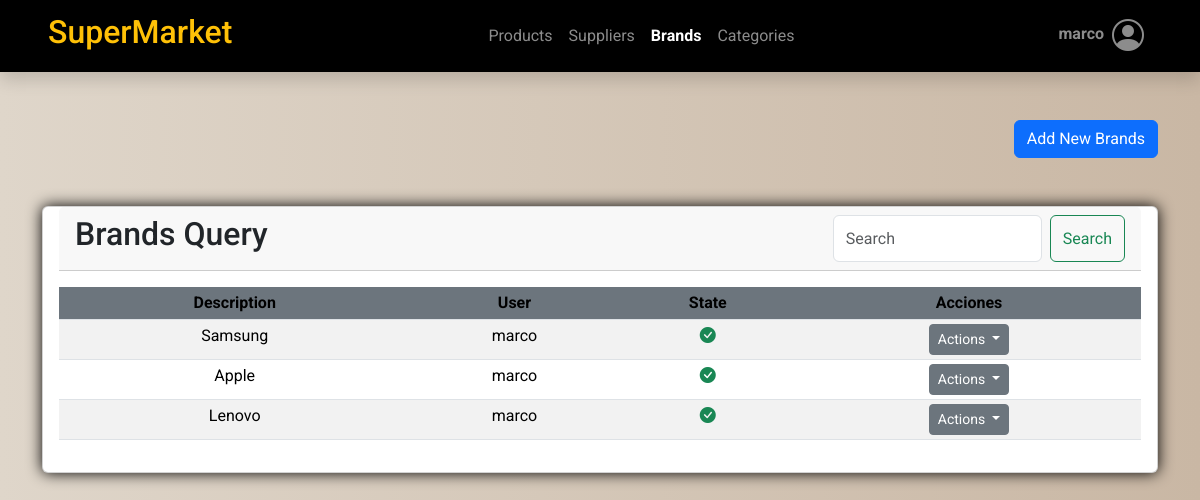
Screenshot of /brands/ (signed in) with the database file from the repository.
### ventas/models.py (models this page shows, shortened)
class Company(models.Model):
    business_name = models.CharField(max_length=100)
    ruc = models.BigIntegerField(unique=True)  # BigIntegerField si el RUC puede ser un número grande

class Brand(models.Model):
    description = models.CharField('Brand',max_length=100)
    user = models.ForeignKey(User,on_delete=models.CASCADE)
    created = models.DateTimeField(auto_now_add=True)
    updated = models.DateTimeField(auto_now=True)
    state = models.BooleanField('Activo', default = True)
    objects = models.Manager()  # Manager predeterminado
    active_brands = ActiveBrandManager()  # Manager filtrado por state=True
    class Meta:
        verbose_name = 'Marca'
        verbose_name_plural = 'Marcas'
        ordering = ['description']
        indexes = [
            models.Index(fields=['description']),]

### ventas/views.py (the view, shortened to what this page needs)
# urls.py: path('brands/', views.brands, name='brands'),
def brands(request):
    brands = Brand.objects.all().order_by('id')
    if request.method == 'GET':
        query = request.GET.get('q')
        if query:
            brands = brands.filter(name__icontains=query)
        data = {
            "title1": "Brands",
            "title2": "Brands Query",
            "form": BrandForm(),
            'brands': brands,
            'company': company,
        }
        return render(request, 'ventas/brands/brands.html', data)

### ventas/forms.py
class BrandForm(ModelForm):
    class Meta:
        model = Brand
        fields = ['description', 'state']

### templates/ventas/brands/brands.html (shortened to what this page needs)
{% extends 'base.html' %}
{% block content %}
<div class="container mt-5">
    <div class="row">
        <div class="col text-end">
            <button type="button" class="btn btn-primary" data-bs-toggle="modal" data-bs-target="#modalCrearBrand">
                Add New Brands
            </button>
        </div>
    </div>
    <div class="row">
        <div class="col">
            <div class="card text-center my-5">
                <div class="card-header d-flex justify-content-between mx-3">
                    <h2>{{ title2 }}</h2>
                    <form class="d-flex" role="search">
                        <input class="form-control me-2" type="search" name="q" id="search-input" placeholder="Search"
                            aria-label="Search" value="{{ request.GET.q }}">
                        <button class="btn btn-outline-success" type="submit" id="search-button">Search</button>
                    </form>
                </div>
                <div class="card-body">
                    <div class="table">
                        <table class="table table-striped text-center table-sm">
                            <thead>
                                <tr>
                                    <th class="bg-secondary">Description</th>
                                    <th class="bg-secondary">User</th>
                                    <th class="bg-secondary">State</th>
                                    <th class="bg-secondary">Acciones</th>
                                </tr>
                            </thead>
                            <tbody>
                                {% for brand in brands %}
                                <tr>
                                    <td class="text-center">{{ brand.description }}</td>
                                    <td class="text-center">{{ brand.user }}</td>
                                    {% if brand.state %}
                                    <td class="text-center"><i class="bi bi-check-circle-fill text-success"></i>
                                    </td>
                                    {% else %}
                                    <td class="text-center"><i class="bi bi-x-circle-fill text-danger"></i></td>
                                    {% endif %}
                                    <td class="text-center">
                                        <div class="dropdown-center">
                                            <button class="btn btn-secondary btn-sm dropdown-toggle" type="button"
                                                data-bs-toggle="dropdown" aria-expanded="false">
                                                Actions
                                            </button>
                                        </div>
                                    </td>
                                </tr>
                                {% endfor %}
                            </tbody>
                        </table>
                    </div>
                </div>
            </div>
        </div>
    </div>
</div>
{% endblock content %}

### templates/base.html (shortened to what this page needs)
<!doctype html>
<html lang="en">
<head>
    {% load static %}
    <link href="https://cdn.jsdelivr.net/npm/bootstrap@5.3.3/dist/css/bootstrap.min.css" rel="stylesheet"
>
    <link rel="stylesheet" href="https://cdn.jsdelivr.net/npm/bootstrap-icons@1.10.5/font/bootstrap-icons.css">
    <link rel="stylesheet" type="text/css" href="{% static 'css/main.css' %}">
</head>
<body>
    <header id="header" class="shadow">
        <nav class="navbar navbar-expand-lg bg-black navbar-dark sticky-top justify-content-between" id="nav">
            <a href="#" class="navbar-brand mx-5">
                <h2 class="text-warning">{{ company.business_name }}</h2>
            </a>
            <div class="collapse navbar-collapse flex-grow-0 mx-5" id="contenido-nav">
                <ul class="navbar-nav">
                    <li class="nav-item">
                        <a href="{% url 'ventas:products' %}"
                            class="nav-link {% if '/products/' in request.path %}active fw-bold{% endif %}">
                            Products
                        </a>
                    </li>
                    <li class="nav-item">
                        <a href="{% url 'ventas:suppliers' %}"
                            class="nav-link {% if '/suppliers/' in request.path %}active fw-bold{% endif %}">
                            Suppliers
                        </a>
                    </li>
                    <li class="nav-item">
                        <a href="{% url 'ventas:brands' %}"
                            class="nav-link {% if '/brands/' in request.path %}active fw-bold{% endif %}">
                            Brands
                        </a>
                    </li>
                    <li class="nav-item">
                        <a href="{% url 'ventas:categories' %}"
                            class="nav-link {% if '/categories/' in request.path %}active fw-bold{% endif %}">
                            Categories
                        </a>
                    </li>
                </ul>
            </div>
            <div class="collapse navbar-collapse flex-grow-0 mx-5" id="contenido-nav">
                <ul class="navbar-nav">
                    <li class="nav-item dropdown">
                        <div class="btn-group">
                            <a href="#" class="nav-link dropdown fs-3 d-flex align-items-center" id="btn-dropdown-informacion"
                                data-bs-toggle="dropdown" aria-haspopup="true" aria-expanded="true">
                                <div class="d-flex flex-column me-2 fw-bolder">
                                    {% if user.is_authenticated %}
                                    <span class="fs-6">{{ user.username }}</span>
                                    {% else %}
                                    <span>Guest</span>
                                    {% endif %}
                                </div>
                                <i class="bi bi-person-circle"></i>
                            </a>
                        </div>
                    </li>
                </ul>
            </div>
        </nav>
    </header>
    <main id="content">
        {% block content %}{% endblock content %}
    </main>
</body>
</html>

### static/css/main.css (style rules this page uses)
body { font-family: 'Roboto', sans-serif; margin: 0; padding: 0; color: #333333; background: linear-gradient(to right, rgb(231, 200, 170), rgb(223, 214, 202) 0%, #c9b7a4 100%); }
.card { box-shadow: 0 0 15px 0 black; }
.nav-link.dropdown { display: flex; align-items: center; padding: 0; }
.nav-link.dropdown .bi-person-circle { font-size: 2rem; }
.nav-link.dropdown .flex-column { display: flex; flex-direction: column; align-items: flex-start; margin-top: -4px; }

### rows the page displays
Company: business_name "SuperMarket"
Brand: description "Samsung", user "marco", state True (drawn)
Brand: description "Apple", user "marco", state True (drawn)
Brand: description "Lenovo", user "marco", state True (drawn)

### other values shown
{{ user.username }} "marco"
{{ title2 }} "Brands Query"
